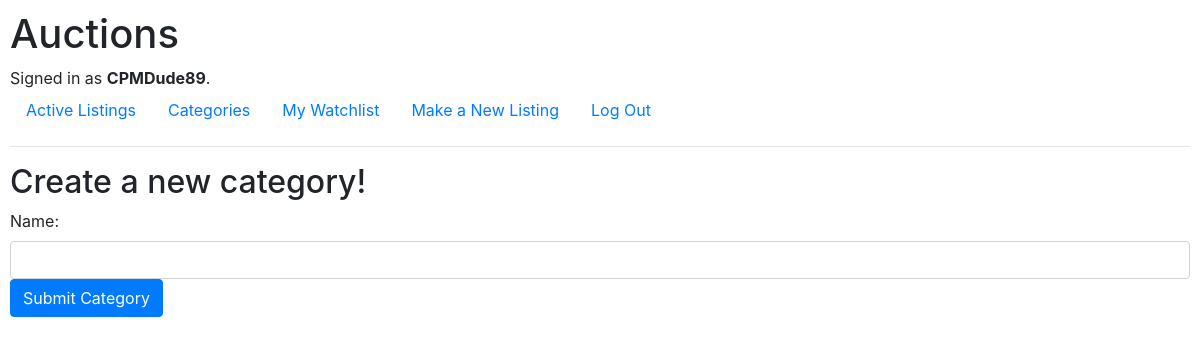
Before: /categories (signed in) with the older database file.
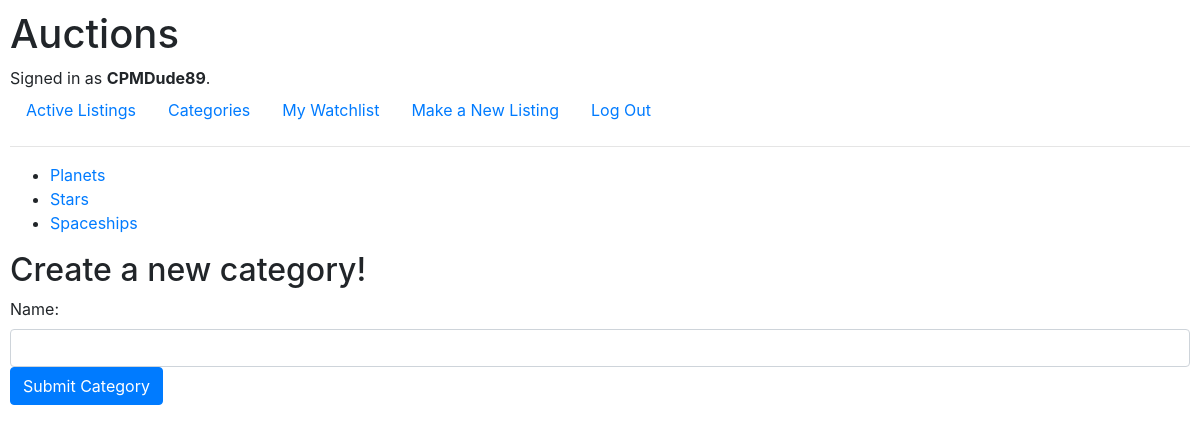
After: the same page with the newer database file.
### auctions/models.py (models this page shows, shortened)
class Category(models.Model):
    name = models.CharField(max_length=64, unique=True)

### auctions/views.py (the view)
# urls.py: path("categories", views.categories, name="categories"),
def categories(request):
    categories_list = Category.objects.all()
    if request.method == "POST":
        form = CategoriesForm(request.POST)
        if form.is_valid():
            form.save()
            form = CategoriesForm()
        else:
            form = CategoriesForm(request.POST)
    else:
        form = CategoriesForm()
    return render(request, "auctions/categories.html", {
        'categories_list': categories_list,
        'form': form
    })

### auctions/util.py
class CategoriesForm(ModelForm):
    class Meta:
        model = Category
        fields = ['name']
        widgets = {
            'name': forms.TextInput(attrs={'class': 'form-control'})
        }

### auctions/templates/auctions/categories.html (shortened to what this page needs)
{% extends "auctions/layout.html" %}
{% block body %}
<ul>
    {% for c in categories_list %}
        {% if c.listings %}
            <li><a href="{% url 'category_listings' c.name %}">{{ c.name }}</a></li>
        {% else %}
            <li>{{c.name}}</li>
        {% endif %}
    {% endfor %}
</ul>
{% if user.is_authenticated %}
<h2>Create a new category!</h2>
    <form action="{% url 'categories' %}" method="post">
        {{ form }}
        <button type="submit" class="btn btn-primary" name="cat_button">Submit Category</button>
    </form>
{% endif %}
{% endblock %}

Changed rows visible on the page:
added Category: name "Planets"
added Category: name "Stars"
added Category: name "Spaceships"
